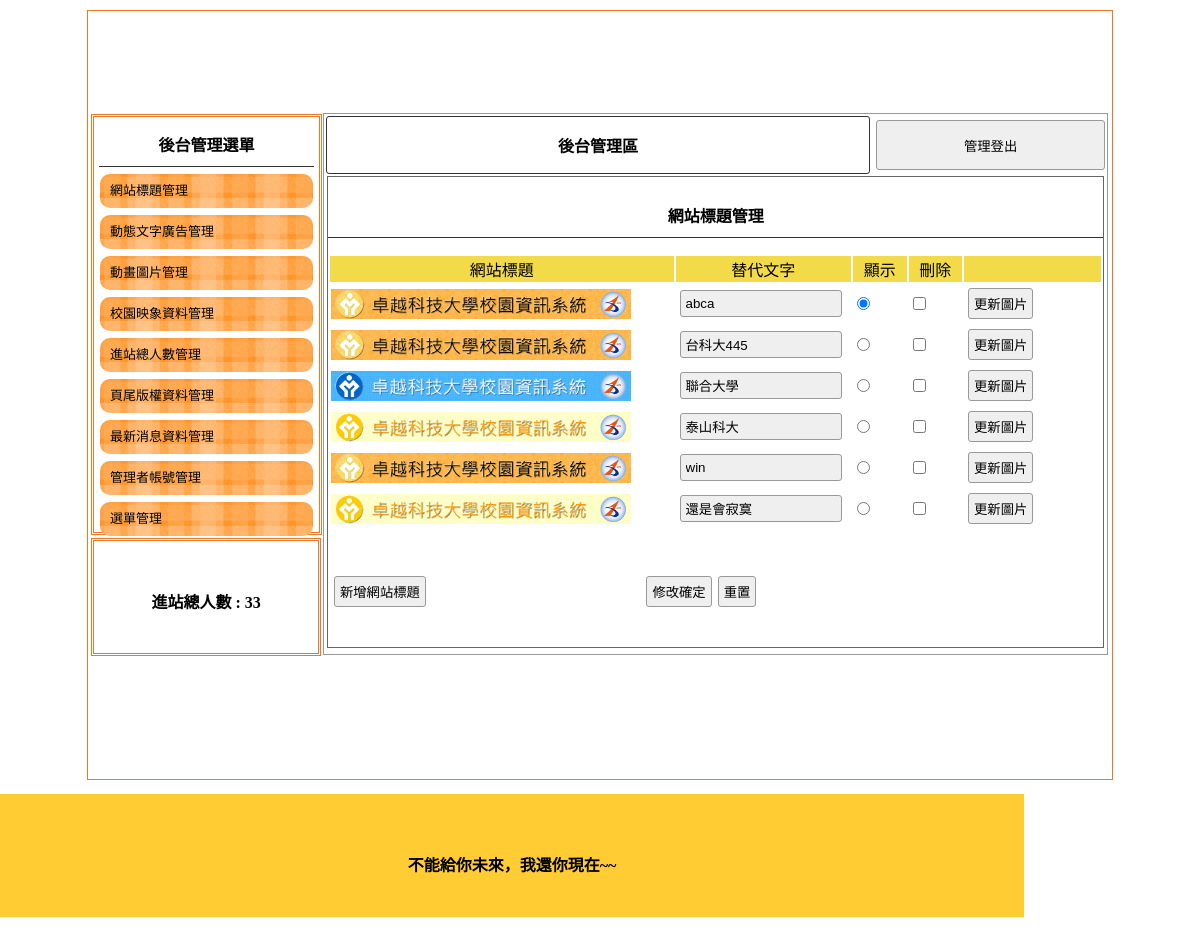
The app's page /backend.php with its own data.
### tables this page shows
CREATE TABLE `total` (
  `id` int(10) UNSIGNED NOT NULL,
  `total` int(11) NOT NULL
);

CREATE TABLE `title` (
  `id` int(10) UNSIGNED NOT NULL,
  `img` text NOT NULL,
  `text` text NOT NULL,
  `sh` tinyint(1) NOT NULL
);

CREATE TABLE `bottom` (
  `id` int(10) UNSIGNED NOT NULL,
  `bottom` text NOT NULL
);

### base.php (called while the page is built, shortened)
<?php
$BASEDIR=dirname(__FILE__);
include_once $BASEDIR."/Controller/Title.php";
$Total = new Total;
$Bottom = new Bottom;

### controller/Title.php (called while the page is built, shortened)
<?php
include_once "DB.php";
class Title extends DB
{
    public function list(){
        $this->backend("./view/title.php");
    }
}
?>

### view/title.php (the view, shortened to what this page needs)
		<table width="100%">
			<tbody>
				<tr class="yel">
					<td width="45%"><?=$this->header;?></td>
					<td width="23%">替代文字</td>
					<td width="7%">顯示</td>
					<td width="7%">刪除</td>
					<td></td>
				</tr>
                            <?php
                                $rows=$this->all();
                                foreach($rows as $row){
                            ?>
                            <tr>
                            <td><img src="./upload/<?=$row['img'];?>"style="width:300px; height:30px;"></td>
                            <td><input type="text" name="text[<?=$row['id'];?>]" value="<?=$row['text']?>"></td>
                            <td><input type="radio" name="sh" value="<?=$row['id'];?>" <?=($row['sh']==1)?'checked':''?>></td>
                            <td><input type="checkbox" name="del[]" value="<?=$row['id'];?>"></td>
                            <td><input type="button" value="更新圖片"></td>
                            </tr>
                            <?php
                                }
                                ?>
			</tbody>
		</table>
		<table style="margin-top:40px; width:70%;">
			<tbody>
				<tr>
					<td width="200px"><input type="button" onclick="op('#cover','#cvr','./modal/add_form.php?table=<?=$this->table;?>&id=<?=$row['id'];?>')" value="新增<?=$this->header;?>"圖片></td>
					<td class="cent"><input type="submit" value="修改確定"><input type="reset" value="重置"></td>
				</tr>
			</tbody>
		</table>
	</form>
</div>

### backend.php (shortened to what this page needs)
<?php include_once "base.php" ?>
<!DOCTYPE html PUBLIC "-//W3C//DTD XHTML 1.0 Transitional//EN" "http://www.w3.org/TR/xhtml1/DTD/xhtml1-transitional.dtd">
<html xmlns="http://www.w3.org/1999/xhtml">
<head>
	<link href="./css/css.css" rel="stylesheet" type="text/css">
</head>
<body>
	<div id="main">
		<a title="" href="?">
			<div class="ti" style="background:url(&#39;use/&#39;); background-size:cover;"></div>
		</a>
		<div id="ms">
			<div id="lf" style="float:left;">
				<div id="menuput" class="dbor">
					<span class="t botli">後台管理選單</span>
					<a style="color:#000; font-size:13px; text-decoration:none;" href="?do=title">
						<div class="mainmu">
							網站標題管理 </div>
					</a>
					<a style="color:#000; font-size:13px; text-decoration:none;" href="?do=ad">
						<div class="mainmu">
							動態文字廣告管理 </div>
					</a>
					<a style="color:#000; font-size:13px; text-decoration:none;" href="?do=mvim">
						<div class="mainmu">
							動畫圖片管理 </div>
					</a>
					<a style="color:#000; font-size:13px; text-decoration:none;" href="?do=image">
						<div class="mainmu">
							校園映象資料管理 </div>
					</a>
					<a style="color:#000; font-size:13px; text-decoration:none;" href="?do=total">
						<div class="mainmu">
							進站總人數管理 </div>
					</a>
					<a style="color:#000; font-size:13px; text-decoration:none;" href="?do=bottom">
						<div class="mainmu">
							頁尾版權資料管理 </div>
					</a>
					<a style="color:#000; font-size:13px; text-decoration:none;" href="?do=news">
						<div class="mainmu">
							最新消息資料管理 </div>
					</a>
					<a style="color:#000; font-size:13px; text-decoration:none;" href="?do=admin">
						<div class="mainmu">
							管理者帳號管理 </div>
					</a>
					<a style="color:#000; font-size:13px; text-decoration:none;" href="?do=menu">
						<div class="mainmu">
							選單管理 </div>
					</a>
				</div>
				<div class="dbor" style="margin:3px; width:95%; height:20%; line-height:100px;">
					<span class="t">進站總人數 :
						<?=$Total->find(1)['total'];?> </span>
				</div>
			</div>
			<div class="di" style="height:540px; border:#999 1px solid; width:76.5%; margin:2px 0px 0px 0px; float:left; position:relative; left:20px;">
				<table width="100%">
					<tbody>
						<tr>
							<td style="width:70%;font-weight:800; border:#333 1px solid; border-radius:3px;" class="cent"><a href="?do=admin" style="color:#000; text-decoration:none;">後台管理區</a></td>
							<td><button onclick="document.cookie=&#39;user=&#39;;location.replace(&#39;?&#39;)" style="width:99%; margin-right:2px; height:50px;">管理登出</button></td>
						</tr>
					</tbody>
				</table>
			<?php
			$do=$_GET['do']??'title';
			$table=ucfirst($do);
			$$table->list();
?>
			</div>
		</div>
		<div style="width:1024px; left:0px; position:relative; background:#FC3; margin-top:4px; height:123px; display:block;">
			<span class="t" style="line-height:123px;"><?=$Bottom->find(1)['bottom'];?></span>
		</div>
</body>
</html>

### controller/DB.php (shortened to what this page needs)
<?php
class DB
{
    protected $dsn = "mysql:host=localhost;charset=utf8;dbname=db01";
    protected $table;
    protected $user = "root";
    protected $pw = "";
    protected $pdo;
    protected $header = '';
    function __construct($table)
    {
        $this->pdo = new PDO($this->dsn, $this->user, $this->pw);
        $this->table = $table;
    }
?>
    <?php
    function backend($slot)
    {
    ?>
        <div style="width:99%; height:87%; margin:auto; overflow:auto; border:#666 1px solid;">
            <p class="t cent botli"><?= $this->header; ?>管理</p>
            <form method="post" target="back" action="./api/update.php">
                <?php include $slot; ?>
        </div>
<?php
    }
    function all(...$arg)
    {
        $sql = "select * from $this->table ";
        return $this->pdo->query($sql)->fetchAll(PDO::FETCH_ASSOC);
    }
    function find($arg)
    {
        $sql = "select * from $this->table ";
        if (is_array($arg)) {
            foreach ($arg as $key => $value) {
                $tmp[] = "`$key`='$value'";
            }
            $sql = $sql . " where " . join(" && ", $tmp);
        } else {
            $sql = $sql . " where `id`='$arg'";
        }
        return $this->pdo->query($sql)->fetch(PDO::FETCH_ASSOC);
    }
}
?>

### css/css.css (style rules this page uses)
body { padding:0px; margin:0px; }
#main { width:1024px; height:768px; margin:10px auto 10px auto; border:#EE7728 1px solid; position:relative; }
.ti { width:100%; height:100px; position:relative; background-size:cover; background-repeat:no-repeat; }
.dbor { border:#EE7728 double 3px; margin:1px; padding:2px 10px 2px 10px; }
.t { font-weight:800; display:block; text-align:center; padding:10px 1px 10px 1px; }
.botli { border-bottom:#333 1px solid; }
.mainmu { position:relative; border-radius:10px; background:url(icon/menu.fw.png) center no-repeat; background-size:cover; line-height:30px; padding:2px 10px 2px 10px; margin:7px 1px 7px 1px; }
#lf { height:540px; width:21%; display:inline-block; }
#menuput { width:100%; height:75%; position:relative; padding:5px; display:block; margin: 3px; }
.di { display:inline-block; }
.cent { text-align:center; }
input,button { border:#999 1px solid; border-radius:3px; background:#EFEFEF; padding:5px; margin:3px; }
input[type=text],input[type=password] { width:150px; }
.yel td { background:#F3DA49; text-align:center; }

### records on screen
total: total "33"
title: img (picture), text "abca", sh "☑"
title: img (picture), text "台科大445"
title: img (picture), text "聯合大學"
title: img (picture), text "泰山科大"
title: img (picture), text "win"
title: img (picture), text "還是會寂寞"
bottom: bottom "不能給你未來，我還你現在~~"

### other values on screen
$this->header "網站標題"
